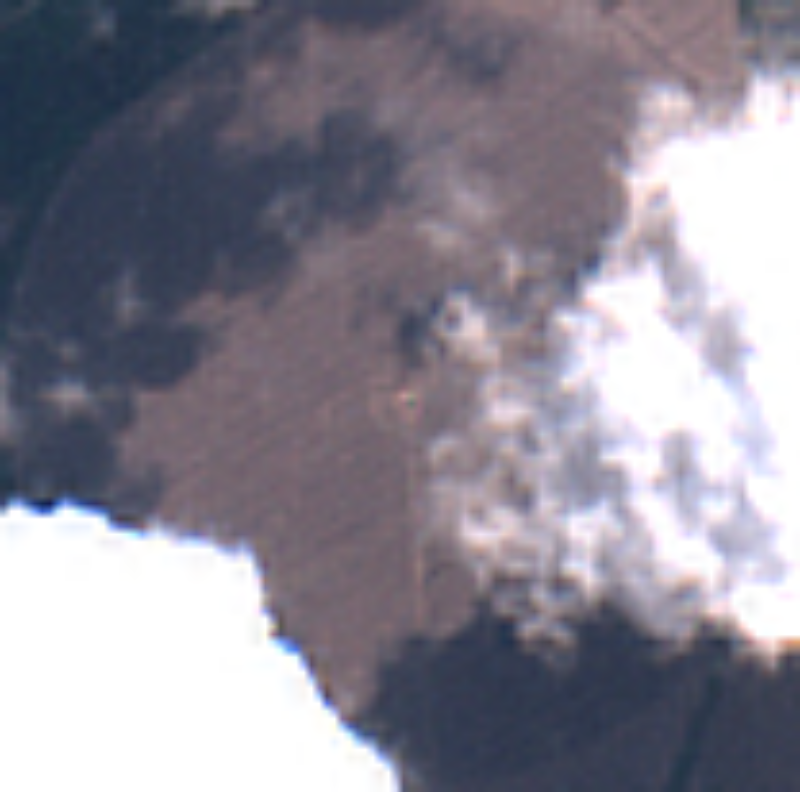
#> input picture images/2017-04-15CS/tci.png, 800 x 792 px; its folder holds 4 pictures in this run
$ python draw_test.py   (older library calls are emulated)
#> lines starting #> are read from the running program, lines starting #| are printed output that depends on the picture
import os
import uuid

from PIL import Image, ImageDraw

from config import size, gridians, unit, offset

root = "./images"

global_index = 1
for fn in os.listdir(root):
    file = os.path.join(root, fn)
    if os.path.isdir(file):
        tci = os.path.abspath(os.path.join(file, 'tci.png'))
        im = Image.open(tci)
#> im is the input picture: PIL image 800x792 RGB; mean R, G, B 139.6, 136.3, 148.5
        im = im.resize((size, size), Image.ANTIALIAS)
#> im: PIL image 500x500 RGB

        draw = ImageDraw.ImageDraw(im, 'RGBA')

        for i in range(gridians):
            for j in range(gridians):
                talie = (unit * i, unit * j, unit * (i + 1), unit * (j + 1))
                talie = [int(number) for number in talie]

                draw.rectangle(talie, (255, 0, 0, 125))

                im.show()
#> this loop made 10 passes
#> pass 1, `im.show()`:
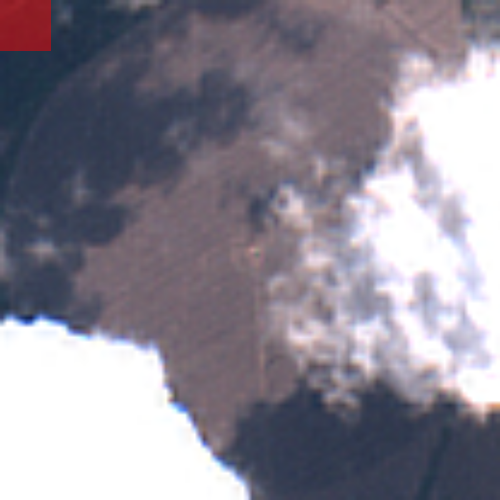
#> shown: PIL image 500x500 RGB; mean R, G, B 140.7, 136, 148.1
#> pass 1, `im.show()`:
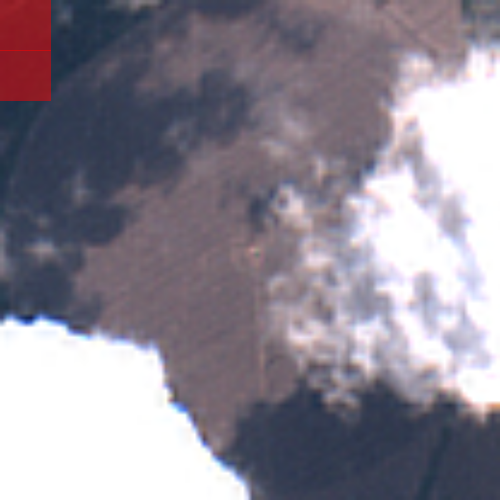
#> shown: PIL image 500x500 RGB; mean R, G, B 141.8, 135.7, 147.8
#> pass 1, `im.show()`:
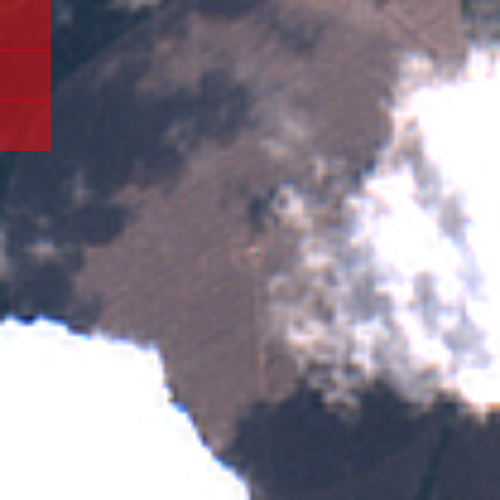
#> shown: PIL image 500x500 RGB; mean R, G, B 142.9, 135.4, 147.4
#> pass 1, `im.show()`:
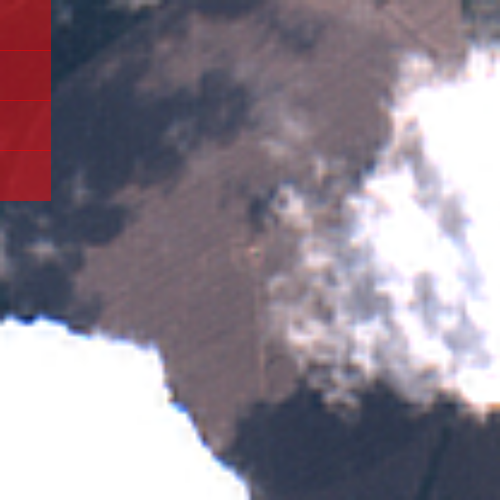
#> shown: PIL image 500x500 RGB; mean R, G, B 143.9, 135.1, 147
#> after the loop:
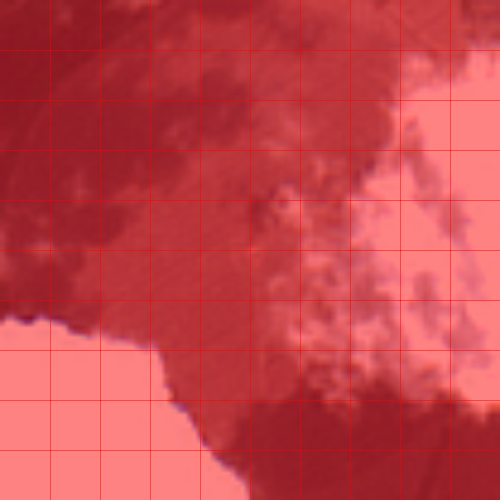
#> im: PIL image 500x500 RGB; mean R, G, B 197.2, 68.3, 74.4
